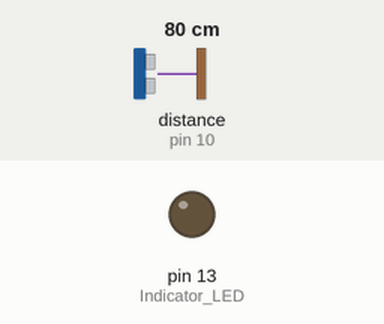
Recording of a sketch running on a simulated Arduino Uno, built with avr-gcc and run on an emulated ATmega328P. On the bench: output pins drawn as LEDs (lit = HIGH). Wiring (inferred from the names in the program): ultrasonic range finder: trigger pin 9; echo pin 10. The test bench sets the inputs (shaded band); at power-on: distance to the obstacle (sensor on pin 10) 80 cm. The echo pulse lasts 58.3 µs per cm; pins used as bus, display or sensor lines are not drawn; what the sketch prints to the serial monitor is not drawn.

Above: at 3.6 s.
At 8.7 s:
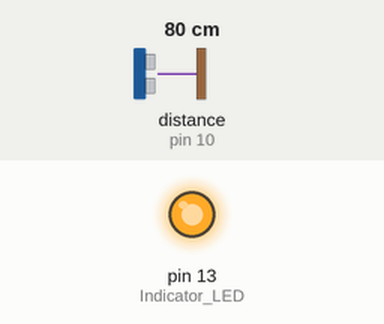
Timing chart, 0 to 13.3 s (numbered marks = the images above):
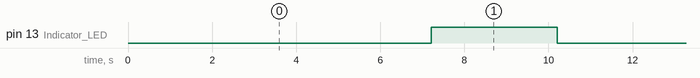

The sketch:

Arduino_Code.ino
```cpp
// Defining Variables
const int trigPin = 9; // Pin connected to Trig pin of HC-SR04
const float increment = 0.1;  // Amount to increment in each successive step
const int echoPin = 10;  // Pin of sensor wich will send pulse in microseconds.
long duration; //will store duration of pulse.
int i = 0; // This Variable will control number of readings taken taken.
void setup() {
pinMode(13, OUTPUT);  // Indicator LED
pinMode(trigPin, OUTPUT); // Sets the trigPin as an Output
pinMode(echoPin, INPUT); // Sets the echoPin as an Input
Serial.begin(9600); // Starts the serial communication
}

void loop() {
  for (float j=5.0; j<=12.3;)
  {

    Serial.println(0+j); // Prints the Distance at which next 1,000 readings will be taken.


  for(i ;i<=1199;i++)
    {
        digitalWrite(trigPin, LOW);
                                // Clears the trigPin

        delayMicroseconds(2);
                              // Sets the trigPin on HIGH state for 10 micro seconds

        digitalWrite(trigPin, HIGH);
        delayMicroseconds(10);     // Turning on Trig pin for 10 microseconds sends the ultrasonic sound.
        digitalWrite(trigPin, LOW);


       duration = pulseIn(echoPin, HIGH); // Reads the echoPin, returns the sound wave travel time in microseconds


       if (i>199)
         {
          Serial.println(duration); // If number of readings taken exceeds 200 then start sending output on serial port.(through observation: some of initial readings are garbage)
          }


    }
    i=0;  // Resetting i for taking next 1000 readings

    digitalWrite(13, HIGH); // Led indication to increment the distance.
    delay(3000);  // Waits 3 seconds for user to increment the distance
    digitalWrite(13, LOW);
    j=j+increment; // Incriments the distance for next 1000 readings
  }
}
```

Measured:
- by itself, pin 13 (Indicator_LED): alternates HIGH for 3.0 s and LOW for 7.2 s
